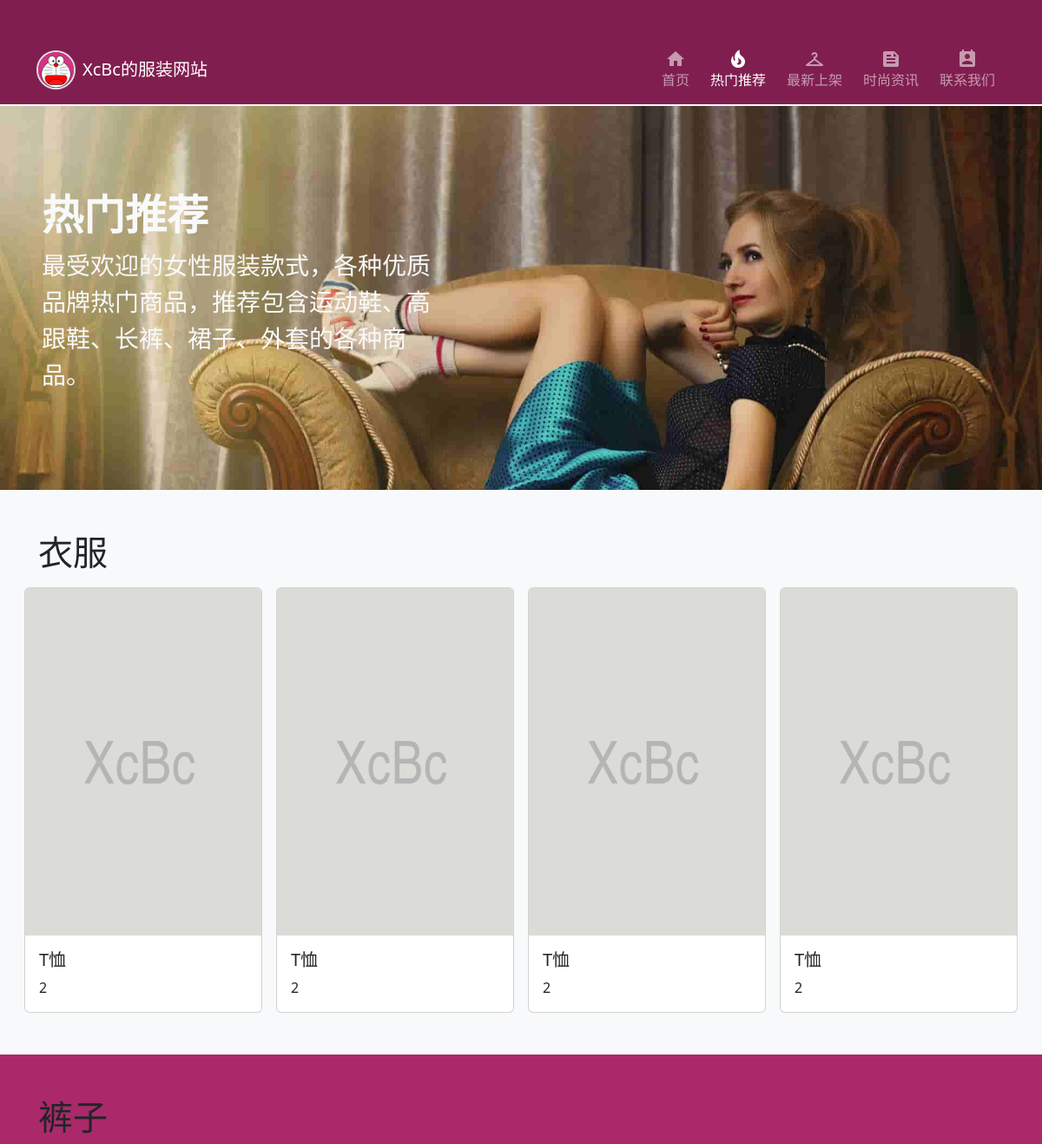
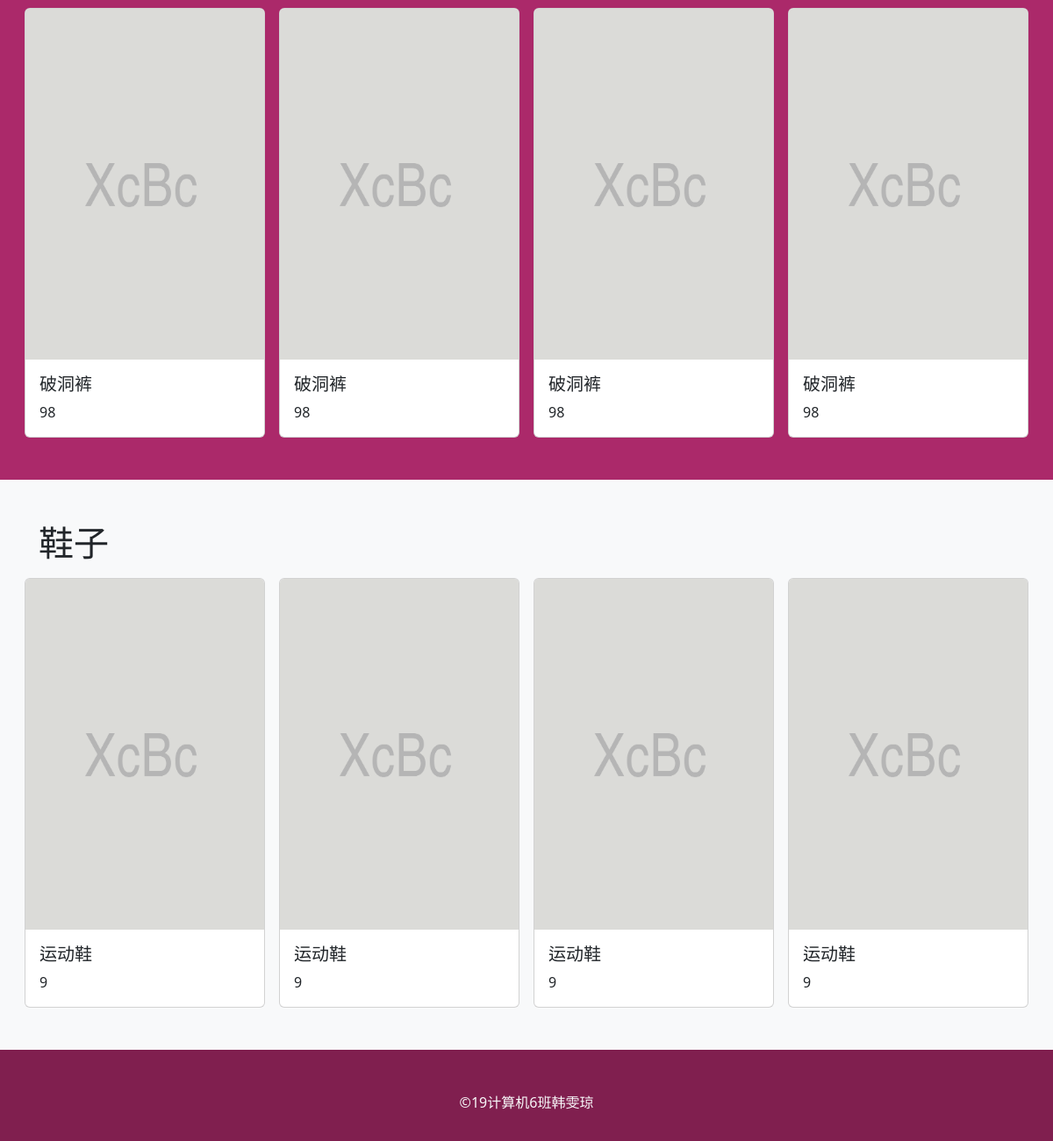
The page /cloth/hhh/pages/hot_recommended/hotRecommended.php on the database its author committed (2 pictures, top to bottom).
### tables this page shows
CREATE TABLE `cloth`  (
  `id` int NOT NULL AUTO_INCREMENT,
  `named` varchar(50) NULL DEFAULT NULL,
  `script` varchar(255) NULL DEFAULT NULL,
  `price` double NULL DEFAULT NULL,
  `classify` varchar(30) NULL DEFAULT NULL,
  PRIMARY KEY (`id`) USING BTREE,
  UNIQUE INDEX `cloth_id_uindex`(`id` ASC) USING BTREE
);

### cloth/hhh/pages/hot_recommended/hotRecommended.php (the view, shortened to what this page needs)
<!DOCTYPE html>
<html lang="en">
<head>
    <link href="https://cdnjs.cloudflare.com/ajax/libs/bootstrap/5.2.0-beta1/css/bootstrap.min.css" rel="stylesheet">
    <link rel="stylesheet" href="hotRecommended.css">
</head>
<body>
    <div class="content container-fluid p-0">
        <header class="sticky-top bg-pink-600">
            <nav id="xc-index-navbar" class="navbar top-0 navbar-expand-md navbar-dark bg-pink-600 border-bottom border-2 border-light pt-md-5">
                <div class="container-xl">
                    <a class="navbar-brand d-inline-flex align-items-center " href="../../index.html">
                        <img src="../../common/images/logo.png" class="border border-2 rounded-circle me-2" alt="" width="45"> XcBc的服装网站
                    </a>
                    <div class="collapse navbar-collapse flex-md-grow-0" id="xc-index-navbar-btn">
                        <ul class="navbar-nav me-auto mb-2 mb-md-0">
                            <li class="nav-item mx-md-1">
                                <a class="nav-link d-flex align-items-center flex-md-column justify-content-md-center" href="../../index.html">
                                    <span class="material-icons me-2 m-md-auto">home</span> 首页
                                </a>
                            </li>
                            <li class="nav-item mx-md-1">
                                <a class="nav-link d-flex active align-items-center flex-md-column justify-content-md-center" href="hotRecommended.php">
                                    <span class="material-icons me-2 m-md-auto">local_fire_department</span> 热门推荐
                                </a>
                            </li>
                            <li class="nav-item mx-md-1">
                                <a class="nav-link d-flex align-items-center flex-md-column justify-content-md-center" href="../new_releases/newReleases.php">
                                    <span class="material-icons me-2 m-md-auto">checkroom</span> 最新上架
                                </a>
                            </li>
                            <li class="nav-item mx-md-1">
                                <a class="nav-link d-flex align-items-center flex-md-column justify-content-md-center" href="../fashion_information/fashionInformation.php">
                                    <span class="material-icons me-2 m-md-auto">feed</span> 时尚资讯
                                </a>
                            </li>
                            <li class="nav-item mx-md-1">
                                <a class="nav-link d-flex align-items-center flex-md-column justify-content-md-center" href="../contact_us/contactUs.html">
                                    <span class="material-icons me-2 m-md-auto">perm_contact_calendar</span> 联系我们
                                </a>
                            </li>
                        </ul>
                    </div>
                </div>
            </nav>
        </header>
        <main>
            <div class="p-5 bg-light" id="layer1">
                <div class="col-md-7 col-xl-5 py-5 text-light">
                    <h1 class="display-5 fw-bold">热门推荐</h1>
                    <p class="fs-3">最受欢迎的女性服装款式，各种优质品牌热门商品，推荐包含运动鞋、高跟鞋、长裤、裙子、外套的各种商品。</p>
                </div>
            </div>
            <div class="py-5 px-3  bg-light" id="layer2">
                <div class="container-xxl">
                    <div class="mb-3 ps-3">
                        <h1 class="">衣服</h1>
                    </div>
                    <div class="g-3 row">
                        <?php
                        require '../../PHP/connect.php';
                        $sql="select * from cloth where classify='衣服' limit 4";
                        $result=mysqli_query($connID,$sql);
                        while($infos=mysqli_fetch_array($result)){
                            echo '<div class="col-12 col-sm-6 col-lg-4 col-xl-3"><div class="card"><img src="../../common/images/xcbuc.png" class="card-img-top" alt="..."><div class="card-body">';
                            echo '<h5 class="card-title">'.$infos[1].'</h5>';
                            echo '<p class="card-text">'.$infos[3].'</p>';
                            echo '</div></div></div>';
                        }
                        ?>
                    </div>
                </div>
            </div>
            <div class="py-5 px-3 bg-pink-500" id="layer3">
                <div class="container-xxl">
                    <div class="mb-3 ps-3">
                        <h1 class="">裤子</h1>
                    </div>
                    <div class="g-3 row">
                        <?php
                        $sql="select * from cloth where classify='裤子' limit 4";
                        $result=mysqli_query($connID,$sql);
                        while($infos=mysqli_fetch_array($result)){
                            echo '<div class="col-12 col-sm-6 col-lg-4 col-xl-3"><div class="card"><img src="../../common/images/xcbuc.png" class="card-img-top" alt="..."><div class="card-body">';
                            echo '<h5 class="card-title">'.$infos[1].'</h5>';
                            echo '<p class="card-text">'.$infos[3].'</p>';
                            echo '</div></div></div>';
                        }
                        ?>
                    </div>
                </div>
            </div>
            <div class="py-5 px-3 bg-light" id="layer4">
                <div class="container-xxl">
                    <div class="mb-3 ps-3">
                        <h1 class="">鞋子</h1>
                    </div>
                    <div class="g-3 row">
                        <?php
                        $sql="select * from cloth where classify='鞋子' limit 4";
                        $result=mysqli_query($connID,$sql);
                        while($infos=mysqli_fetch_array($result)){
                            echo '<div class="col-12 col-sm-6 col-lg-4 col-xl-3"><div class="card"><img src="../../common/images/xcbuc.png" class="card-img-top" alt="..."><div class="card-body">';
                            echo '<h5 class="card-title">'.$infos[1].'</h5>';
                            echo '<p class="card-text">'.$infos[3].'</p>';
                            echo '</div></div></div>';
                        }
                        ?>
                    </div>
                </div>
            </div>
        </main>
        <footer>
            <div class="pt-5 pb-3 bg-pink-600">
                <p class="text-center text-light">
                    &#169;19计算机6班韩雯琼
                </p>
            </div>
        </footer>
    </div>
</body>
</html>

### cloth/hhh/pages/hot_recommended/hotRecommended.css (style rules this page uses)
.card img { object-fit: cover; height: 400px; opacity: 0.7; transition: opacity 0.3s; }
#layer1 { background-image: url(../../common/images/hot_recommended/layer1/layer1-1.jpg); background-size: cover; }
@media (min-width: 576px) { .card img { height: 300px; } }
@media (min-width: 768px) { .card img { height: 450px; } }
@media (min-width: 992px) { .card img { height: 400px; } }

### cloth/hhh/common/styles/common.css (style rules this page uses)
:root { --color-pink-100: #F7D6E6; --color-pink-200: #EFADCE; --color-pink-300: #E685B5; --color-pink-400: #D63384; --color-pink-500: #AB296A; --color-pink-600: #801F4F; --color-pink-700: #561435; --color-pink-800: #2B0A1A; --color-pink-900: #2B0A1A; }
html { min-width: 360px; }
.bg-pink-600 { background-color: var(--color-pink-600); }
.bg-pink-500 { background-color: var(--color-pink-500); }
.content { max-width: 2000px; }
.navbar { transition: padding 0.3s; }

### rows shown on the page
cloth: named "T恤", price "2"
cloth: named "T恤", price "2"
cloth: named "T恤", price "2"
cloth: named "T恤", price "2"
cloth: named "破洞裤", price "98"
cloth: named "破洞裤", price "98"
cloth: named "破洞裤", price "98"
cloth: named "破洞裤", price "98"
cloth: named "运动鞋", price "9"
cloth: named "运动鞋", price "9"
cloth: named "运动鞋", price "9"
cloth: named "运动鞋", price "9"
